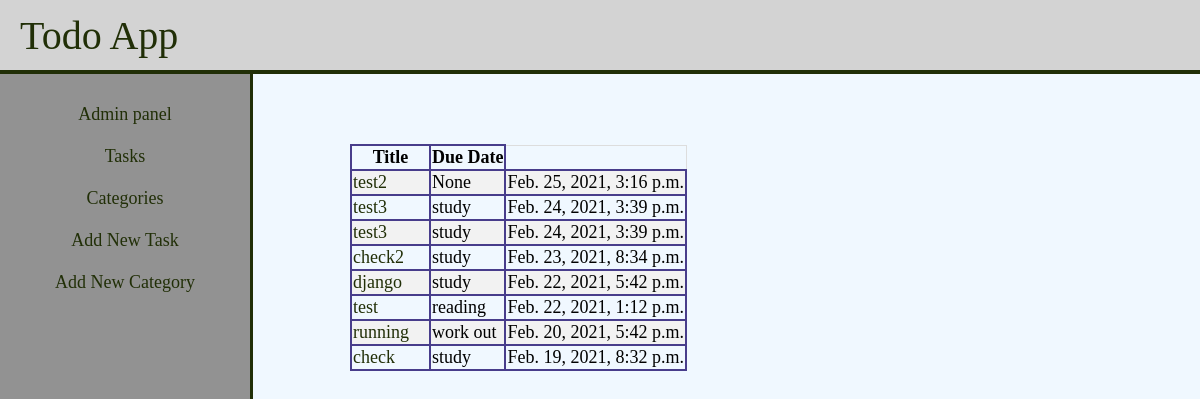
Screenshot of /todo/tasks/o_task_list.html/ with the database file from the repository.
### apps/todo/models/task.py (models this page shows, shortened)
class Task(models.Model):
    title = models.CharField('Title', max_length=100)
    content = models.TextField('Content', blank=True)
    created = models.DateTimeField(default=now)
    due_date = models.DateTimeField('Due Date', default=now)
    PRIORITY_CHOICES = [('Urgent', 'Urgent'),
                        ('High', 'High'),
                        ('Medium', 'Medium'),
                        ('Low', 'Low')]
    priority = models.CharField('Priority', max_length=6, choices=PRIORITY_CHOICES, default='Medium')
    category = models.ForeignKey(Category, on_delete=SET_NULL, blank=True, null=True, default='')
    objects = PassedTasks()
    def get_absolute_url(self):
        try:
            return reverse('task_detail', args=(str(self.id)))
        except NoReverseMatch:
            return reverse('404')

### apps/todo/models/category.py (models this page shows, shortened)
class Category(models.Model):
    name = models.CharField('Category Name', max_length=100, unique=True)
    slug = models.SlugField(verbose_name='Slug')
    objects = EmptyCategories()
    class Meta:
        verbose_name = 'Category'
        verbose_name_plural = 'Categories'
    def __str__(self):
        return self.name

### apps/todo/views.py (the view)
# urls.py: path('o_task_list.html/', OrderedTaskList.as_view(), name='o_detail'),
class OrderedTaskList(ListView):
    model = Task
    template_name = "todo/o_task_list.html"
    context_object_name = 'Tasks_List'
    queryset = Task.objects.order_by('-due_date')

### apps/todo/templates/todo/o_task_list.html
{% extends 'base.html' %}
{% block content %}
    <main class="margin-top sidebar3">
        <table class="task_list">
            <tr>
                <th>Title</th>
                <th>Due Date</th>
            </tr>
            {% for task in Tasks_List %}
                <tr>
                    <td class="padding_right">
                        <a href={{ task.get_absolute_url }}>{{ task.title }}</a>
                    </td>
                    <td>
                        {{ task.category }}
                    </td>
                    <td>
                        {{ task.due_date }}
                    </td>
                </tr>
            {% endfor %}
        </table>
    </main>
{% endblock %}

### static/style.css (style rules this page uses)
body { margin: 0; background-color: aliceblue; }
.margin-top { margin-top: 70px; }
.sidebar3 { margin-left: 350px; font-size: large; position: fixed; float: left; }
a { text-decoration: none; color: #212f07; }
.task_detail, th, td { border: 2px solid darkslateblue; }
.task_list { border-collapse: collapse; border-spacing: 0; border: 1px solid #ddd; }
.task_list tr:nth-child(even) { background-color: #f2f2f2; }
.padding_right { padding-right: 20px; }

### rows the page displays
Task: title "test2", category "None", due_date "Feb. 25, 2021, 3:16 p.m."
Task: title "test3", category "study", due_date "Feb. 24, 2021, 3:39 p.m."
Task: title "test3", category "study", due_date "Feb. 24, 2021, 3:39 p.m."
Task: title "check2", category "study", due_date "Feb. 23, 2021, 8:34 p.m."
Task: title "django", category "study", due_date "Feb. 22, 2021, 5:42 p.m."
Task: title "test", category "reading", due_date "Feb. 22, 2021, 1:12 p.m."
Task: title "running", category "work out", due_date "Feb. 20, 2021, 5:42 p.m."
Task: title "check", category "study", due_date "Feb. 19, 2021, 8:32 p.m."
